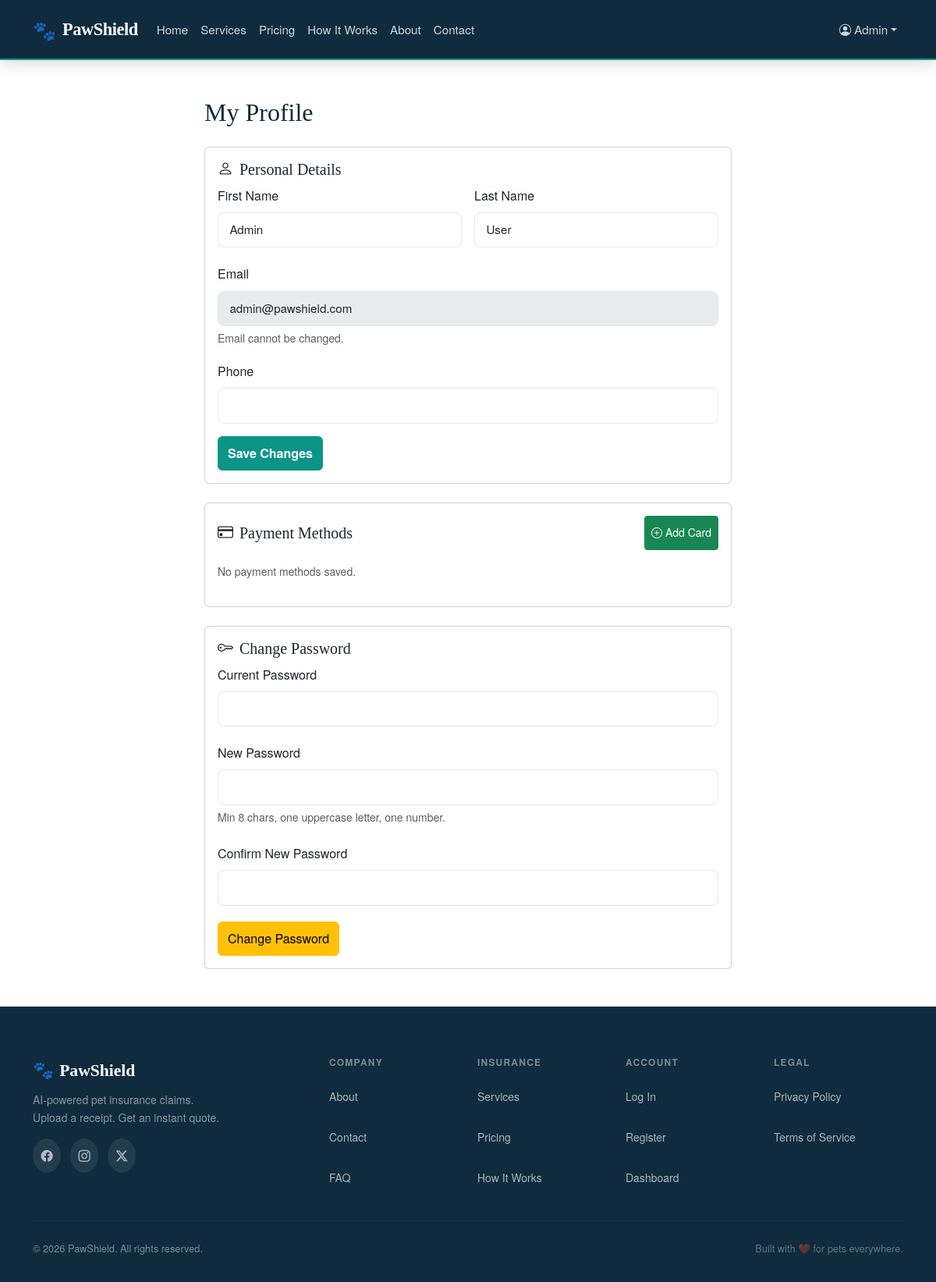
The app's page /dashboard/profile.php (signed in) with its own data.
### tables this page shows
CREATE TABLE IF NOT EXISTS users (
    id              INT AUTO_INCREMENT PRIMARY KEY,
    email           VARCHAR(255) NOT NULL UNIQUE,
    password_hash   VARCHAR(255) NOT NULL,
    first_name      VARCHAR(100) NOT NULL,
    last_name       VARCHAR(100) NOT NULL,
    phone           VARCHAR(20) DEFAULT NULL,
    verification_code VARCHAR(6) DEFAULT NULL,
    verification_expires DATETIME DEFAULT NULL,
    reset_code VARCHAR(6) DEFAULT NULL,
    reset_expires DATETIME DEFAULT NULL,

     
    stripe_customer_id VARCHAR(255) DEFAULT NULL, 
    role            ENUM('customer', 'admin') NOT NULL DEFAULT 'customer',
    email_verified  TINYINT(1) NOT NULL DEFAULT 0,
    created_at      DATETIME NOT NULL DEFAULT CURRENT_TIMESTAMP,
    updated_at      DATETIME NOT NULL DEFAULT CURRENT_TIMESTAMP ON UPDATE CURRENT_TIMESTAMP,

    INDEX idx_users_email (email),
    INDEX idx_users_role (role),
    INDEX idx_stripe_customer (stripe_customer_id)
);

### config/constants.php (called while the page is built, shortened)
<?php
function base_path() {
    return htmlspecialchars(BASE_PATH, ENT_QUOTES, 'UTF-8');
}

### includes/sanitize.php (called while the page is built, shortened)
<?php
function esc(?string $value): string
{
    return htmlspecialchars($value, ENT_QUOTES | ENT_SUBSTITUTE, 'UTF-8');
}

### dashboard/profile.php (the view, shortened to what this page needs)
<?php
require_once __DIR__ . '/../config/constants.php';
require_once __DIR__ . '/../config/database.php';
require_once __DIR__ . '/../includes/sanitize.php';
$userId  = $_SESSION['user_id'];
$errors  = [];
$stmt = $db->prepare('SELECT first_name, last_name, phone, email FROM users WHERE id = :id');
$stmt->execute([':id' => $userId]);
$user = $stmt->fetch();
$stmt = $db->prepare('SELECT * FROM payment_methods WHERE user_id = :uid ORDER BY is_default DESC, created_at DESC');
$stmt->execute([':uid' => $userId]);
$paymentMethods = $stmt->fetchAll();
?>
<!DOCTYPE html>
<html lang="en">
<head>
    <link rel="stylesheet" href="https://cdn.jsdelivr.net/npm/bootstrap@5.3.3/dist/css/bootstrap.min.css">
    <link rel="stylesheet" href="https://cdn.jsdelivr.net/npm/bootstrap-icons@1.11.3/font/bootstrap-icons.min.css">
    <link rel="stylesheet" href="<?= base_path() ?>/assets/css/style.css">
    <link rel="stylesheet" href="<?= base_path() ?>/assets/css/accessibility.css">
</head>
<body>
<?php require_once __DIR__ . '/../includes/navbar.php'; ?>
<div class="container py-5" style="max-width:700px">
    <h2 class="mb-4">My Profile</h2>
    <div class="card mb-4">
        <div class="card-body">
            <h5 class="card-title"><i class="bi bi-person me-2"></i>Personal Details</h5>
            <form method="POST" novalidate>
                <div class="row g-3">
                    <div class="col-6">
                        <label class="form-label" for="profile-first-name">First Name</label>
                        <input type="text" id="profile-first-name" name="first_name"
                               class="form-control <?= isset($errors['first_name']) ? 'is-invalid' : '' ?>"
                               value="<?= esc($user['first_name']) ?>" required autocomplete="given-name">
                    </div>
                    <div class="col-6">
                        <label class="form-label" for="profile-last-name">Last Name</label>
                        <input type="text" id="profile-last-name" name="last_name"
                               class="form-control <?= isset($errors['last_name']) ? 'is-invalid' : '' ?>"
                               value="<?= esc($user['last_name']) ?>" required autocomplete="family-name">
                    </div>
                    <div class="col-12">
                        <label class="form-label" for="profile-email">Email</label>
                        <input type="email" id="profile-email" class="form-control" value="<?= esc($user['email']) ?>" disabled autocomplete="email">
                        <div class="form-text">Email cannot be changed.</div>
                    </div>
                    <div class="col-12">
                        <label class="form-label" for="profile-phone">Phone</label>
                        <input type="tel" id="profile-phone" name="phone" class="form-control"
                               value="<?= esc($user['phone'] ?? '') ?>" autocomplete="tel">
                    </div>
                </div>
                <button class="btn btn-primary mt-3">Save Changes</button>
            </form>
        </div>
    </div>
    <div class="card mb-4">
        <div class="card-body">
            <div class="d-flex justify-content-between align-items-center mb-3">
                <h5 class="card-title mb-0"><i class="bi bi-credit-card me-2"></i>Payment Methods</h5>
                <button class="btn btn-sm btn-success" type="button"
                        data-bs-toggle="collapse" data-bs-target="#addCardForm">
                    <i class="bi bi-plus-circle me-1"></i>Add Card
                </button>
            </div>
            <?php if (empty($paymentMethods)): ?>
                <p class="text-muted small">No payment methods saved.</p>
            <?php endif; ?>
        </div>
    </div>
    <div class="card">
        <div class="card-body">
            <h5 class="card-title"><i class="bi bi-key me-2"></i>Change Password</h5>
            <form method="POST" novalidate>
                <div class="mb-3">
                    <label class="form-label" for="profile-old-password">Current Password</label>
                    <input type="password" id="profile-old-password" name="old_password"
                           class="form-control <?= isset($errors['old_password']) ? 'is-invalid' : '' ?>" required autocomplete="current-password">
                </div>
                <div class="mb-3">
                    <label class="form-label" for="profile-new-password">New Password</label>
                    <input type="password" id="profile-new-password" name="new_password"
                           class="form-control <?= isset($errors['new_password']) ? 'is-invalid' : '' ?>" required autocomplete="new-password">
                    <div class="form-text">Min 8 chars, one uppercase letter, one number.</div>
                </div>
                <div class="mb-3">
                    <label class="form-label" for="profile-confirm-password">Confirm New Password</label>
                    <input type="password" id="profile-confirm-password" name="confirm_password"
                           class="form-control <?= isset($errors['confirm_password']) ? 'is-invalid' : '' ?>" required autocomplete="new-password">
                </div>
                <button class="btn btn-warning">Change Password</button>
            </form>
        </div>
    </div>
</div>
<?php require_once __DIR__ . '/../includes/footer.php'; ?>

### assets/css/style.css (style rules this page uses)
:root { --ps-teal: #0D9488; --ps-teal-dark: #0A7A6F; --ps-teal-light: #CCFBF1; --ps-navy: #0F2B3D; --ps-navy-mid: #1A3A52; --ps-amber: #F59E0B; --ps-amber-light: #FEF3C7; --ps-rose: #F43F5E; --ps-white: #FFFFFF; --ps-off-white: #F8FAFB; --ps-gray-50: #F9FAFB; --ps-gray-100: #F3F4F6; --ps-gray-200: #E5E7EB; --ps-gray-400: #9CA3AF; --ps-gray-600: #4B5563; --ps-gray-800: #1F2937; --ps-text: #1F2937; --ps-text-muted: #6B7280; --font-display: 'Playfair Display', Georgia, serif; --font-body: 'DM Sans', 'Helvetica Neue', sans-serif; --section-gap: 5rem; --radius-sm: 0.5rem; --radius-md: 1rem; --radius-lg: 1.5rem; --radius-xl: 2rem; --shadow-sm: 0 1px 3px rgba(0,0,0,.08); --shadow-md: 0 4px 16px rgba(0,0,0,.10); --shadow-lg: 0 8px 32px rgba(0,0,0,.14); --shadow-card: 0 2px 12px rgba(13,148,136,.10); --transition: 0.25s cubic-bezier(0.4, 0, 0.2, 1); --bs-primary: #0D9488; --bs-primary-rgb: 13, 148, 136; --bs-link-color: var(--ps-teal); --bs-link-hover-color: var(--ps-teal-dark); }
*, *::before, *::after { box-sizing: border-box; }
html { scroll-behavior: smooth; }
body { font-family: var(--font-body); font-size: 1rem; line-height: 1.7; color: var(--ps-text); background: var(--ps-white); -webkit-font-smoothing: antialiased; }
h1, h2, h3, h4, h5, h6 { font-family: var(--font-display); line-height: 1.2; color: var(--ps-navy); }
.form-control, .form-select { border: 1.5px solid var(--ps-gray-200); border-radius: var(--radius-sm); padding: 0.65rem 0.9rem; font-size: 0.95rem; transition: border-color var(--transition), box-shadow var(--transition); }
.btn-primary { background-color: var(--ps-teal); border-color: var(--ps-teal); font-weight: 600; }

### assets/css/accessibility.css (style rules this page uses)
.text-muted, .section-subtitle, .plan-desc, .step-desc, .service-desc, .value-desc, .team-bio, .faq-answer { color: #4B5563; }
.btn, .nav-link, .footer-links a, .footer-socials a, .contact-social a { min-height: 44px; display: inline-flex; align-items: center; }

### records on screen
users: first_name "Admin", last_name "User", email "admin@pawshield.com"

### other values on screen
$_SESSION['user_name'] "Admin"
